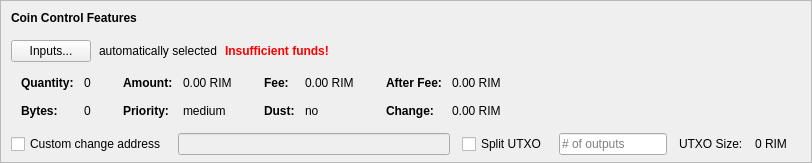
    <widget class="QFrame" name="frameCoinControl">
     <property name="sizePolicy">
      <sizepolicy hsizetype="Expanding" vsizetype="Expanding">
       <horstretch>0</horstretch>
       <verstretch>0</verstretch>
      </sizepolicy>
     </property>
     <property name="maximumSize">
      <size>
       <width>16777215</width>
       <height>16777215</height>
      </size>
     </property>
     <property name="frameShape">
      <enum>QFrame::StyledPanel</enum>
     </property>
     <property name="frameShadow">
      <enum>QFrame::Sunken</enum>
     </property>
     <layout class="QVBoxLayout" name="verticalLayoutCoinControl2">
      <property name="spacing">
       <number>0</number>
      </property>
      <property name="leftMargin">
       <number>0</number>
      </property>
      <property name="topMargin">
       <number>0</number>
      </property>
      <property name="rightMargin">
       <number>0</number>
      </property>
      <property name="bottomMargin">
       <number>6</number>
      </property>
      <item>
       <layout class="QVBoxLayout" name="verticalLayoutCoinControl" stretch="0,0,0,0,1">
        <property name="spacing">
         <number>0</number>
        </property>
        <property name="leftMargin">
         <number>10</number>
        </property>
        <property name="topMargin">
         <number>10</number>
        </property>
        <item>
         <layout class="QHBoxLayout" name="horizontalLayoutCoinControl1">
          <property name="bottomMargin">
           <number>15</number>
          </property>
          <item>
           <widget class="QLabel" name="labelCoinControlFeatures">
            <property name="sizePolicy">
             <sizepolicy hsizetype="Preferred" vsizetype="Maximum">
              <horstretch>0</horstretch>
              <verstretch>0</verstretch>
             </sizepolicy>
            </property>
            <property name="font">
             <font>
              <weight>75</weight>
              <bold>true</bold>
             </font>
            </property>
            <property name="styleSheet">
             <string notr="true">font-weight:bold;</string>
            </property>
            <property name="text">
             <string>Coin Control Features</string>
            </property>
           </widget>
          </item>
         </layout>
        </item>
        <item>
         <layout class="QHBoxLayout" name="horizontalLayoutCoinControl2" stretch="0,0,0,0">
          <property name="spacing">
           <number>8</number>
          </property>
          <property name="bottomMargin">
           <number>10</number>
          </property>
          <item>
           <widget class="QPushButton" name="pushButtonCoinControl">
            <property name="styleSheet">
             <string notr="true"/>
            </property>
            <property name="text">
             <string>Inputs...</string>
            </property>
            <property name="autoDefault">
             <bool>false</bool>
            </property>
           </widget>
          </item>
          <item>
           <widget class="QLabel" name="labelCoinControlAutomaticallySelected">
            <property name="text">
             <string>automatically selected</string>
            </property>
            <property name="margin">
             <number>5</number>
            </property>
           </widget>
          </item>
          <item>
           <widget class="QLabel" name="labelCoinControlInsuffFunds">
            <property name="font">
             <font>
              <weight>75</weight>
              <bold>true</bold>
             </font>
            </property>
            <property name="styleSheet">
             <string notr="true">color:red;font-weight:bold;</string>
            </property>
            <property name="text">
             <string>Insufficient funds!</string>
            </property>
            <property name="margin">
             <number>5</number>
            </property>
           </widget>
          </item>
          <item>
           <spacer name="horizontalSpacerCoinControl">
            <property name="orientation">
             <enum>Qt::Horizontal</enum>
            </property>
            <property name="sizeHint" stdset="0">
             <size>
              <width>40</width>
              <height>1</height>
             </size>
            </property>
           </spacer>
          </item>
         </layout>
        </item>
        <item>
         <widget class="QWidget" name="widgetCoinControl" native="true">
          <property name="sizePolicy">
           <sizepolicy hsizetype="Preferred" vsizetype="Preferred">
            <horstretch>0</horstretch>
            <verstretch>0</verstretch>
           </sizepolicy>
          </property>
          <property name="minimumSize">
           <size>
            <width>0</width>
            <height>0</height>
           </size>
          </property>
          <property name="styleSheet">
           <string notr="true"/>
          </property>
          <layout class="QHBoxLayout" name="horizontalLayoutCoinControl5">
           <property name="leftMargin">
            <number>0</number>
           </property>
           <property name="topMargin">
            <number>0</number>
           </property>
           <property name="rightMargin">
            <number>0</number>
           </property>
           <property name="bottomMargin">
            <number>0</number>
           </property>
           <item>
            <layout class="QHBoxLayout" name="horizontalLayoutCoinControl3" stretch="0,0,0,1">
             <property name="spacing">
              <number>20</number>
             </property>
             <property name="topMargin">
              <number>0</number>
             </property>
             <property name="bottomMargin">
              <number>10</number>
             </property>
             <item>
              <layout class="QFormLayout" name="formLayoutCoinControl1">
               <property name="horizontalSpacing">
                <number>10</number>
               </property>
               <property name="verticalSpacing">
                <number>14</number>
               </property>
               <property name="leftMargin">
                <number>10</number>
               </property>
               <property name="topMargin">
                <number>4</number>
               </property>
               <property name="rightMargin">
                <number>6</number>
               </property>
               <item row="0" column="0">
                <widget class="QLabel" name="labelCoinControlQuantityText">
                 <property name="font">
                  <font>
                   <weight>75</weight>
                   <bold>true</bold>
                  </font>
                 </property>
                 <property name="text">
                  <string>Quantity:</string>
                 </property>
                 <property name="margin">
                  <number>0</number>
                 </property>
                </widget>
               </item>
               <item row="0" column="1">
                <widget class="QLabel" name="labelCoinControlQuantity">
                 <property name="cursor">
                  <cursorShape>IBeamCursor</cursorShape>
                 </property>
                 <property name="contextMenuPolicy">
                  <enum>Qt::ActionsContextMenu</enum>
                 </property>
                 <property name="text">
                  <string notr="true">0</string>
                 </property>
                 <property name="margin">
                  <number>0</number>
                 </property>
                 <property name="textInteractionFlags">
                  <set>Qt::LinksAccessibleByMouse|Qt::TextSelectableByKeyboard|Qt::TextSelectableByMouse</set>
                 </property>
                </widget>
               </item>
               <item row="1" column="0">
                <widget class="QLabel" name="labelCoinControlBytesText">
                 <property name="font">
                  <font>
                   <weight>75</weight>
                   <bold>true</bold>
                  </font>
                 </property>
                 <property name="text">
                  <string>Bytes:</string>
                 </property>
                </widget>
               </item>
               <item row="1" column="1">
                <widget class="QLabel" name="labelCoinControlBytes">
                 <property name="cursor">
                  <cursorShape>IBeamCursor</cursorShape>
                 </property>
                 <property name="contextMenuPolicy">
                  <enum>Qt::ActionsContextMenu</enum>
                 </property>
                 <property name="text">
                  <string notr="true">0</string>
                 </property>
                 <property name="textInteractionFlags">
                  <set>Qt::LinksAccessibleByMouse|Qt::TextSelectableByKeyboard|Qt::TextSelectableByMouse</set>
                 </property>
                </widget>
               </item>
              </layout>
             </item>
             <item>
              <layout class="QFormLayout" name="formLayoutCoinControl2">
               <property name="horizontalSpacing">
                <number>10</number>
               </property>
               <property name="verticalSpacing">
                <number>14</number>
               </property>
               <property name="leftMargin">
                <number>6</number>
               </property>
               <property name="topMargin">
                <number>4</number>
               </property>
               <property name="rightMargin">
                <number>6</number>
               </property>
               <item row="0" column="0">
                <widget class="QLabel" name="labelCoinControlAmountText">
                 <property name="font">
                  <font>
                   <weight>75</weight>
                   <bold>true</bold>
                  </font>
                 </property>
                 <property name="text">
                  <string>Amount:</string>
                 </property>
                 <property name="margin">
                  <number>0</number>
                 </property>
                </widget>
               </item>
               <item row="0" column="1">
                <widget class="QLabel" name="labelCoinControlAmount">
                 <property name="cursor">
                  <cursorShape>IBeamCursor</cursorShape>
                 </property>
                 <property name="contextMenuPolicy">
                  <enum>Qt::ActionsContextMenu</enum>
                 </property>
                 <property name="text">
                  <string notr="true">0.00 RIM</string>
                 </property>
                 <property name="textInteractionFlags">
                  <set>Qt::LinksAccessibleByMouse|Qt::TextSelectableByKeyboard|Qt::TextSelectableByMouse</set>
                 </property>
                </widget>
               </item>
               <item row="1" column="0">
                <widget class="QLabel" name="labelCoinControlPriorityText">
                 <property name="font">
                  <font>
                   <weight>75</weight>
                   <bold>true</bold>
                  </font>
                 </property>
                 <property name="text">
                  <string>Priority:</string>
                 </property>
                </widget>
               </item>
               <item row="1" column="1">
                <widget class="QLabel" name="labelCoinControlPriority">
                 <property name="cursor">
                  <cursorShape>IBeamCursor</cursorShape>
                 </property>
                 <property name="contextMenuPolicy">
                  <enum>Qt::ActionsContextMenu</enum>
                 </property>
                 <property name="text">
                  <string>medium</string>
                 </property>
                 <property name="textInteractionFlags">
                  <set>Qt::LinksAccessibleByMouse|Qt::TextSelectableByKeyboard|Qt::TextSelectableByMouse</set>
                 </property>
                </widget>
               </item>
              </layout>
             </item>
             <item>
              <layout class="QFormLayout" name="formLayoutCoinControl3">
               <property name="horizontalSpacing">
                <number>10</number>
               </property>
               <property name="verticalSpacing">
                <number>14</number>
               </property>
               <property name="leftMargin">
                <number>6</number>
               </property>
               <property name="topMargin">
                <number>4</number>
               </property>
               <property name="rightMargin">
                <number>6</number>
               </property>
               <item row="0" column="0">
                <widget class="QLabel" name="labelCoinControlFeeText">
                 <property name="font">
                  <font>
                   <weight>75</weight>
                   <bold>true</bold>
                  </font>
                 </property>
                 <property name="text">
                  <string>Fee:</string>
                 </property>
                 <property name="margin">
                  <number>0</number>
                 </property>
                </widget>
               </item>
               <item row="0" column="1">
                <widget class="QLabel" name="labelCoinControlFee">
                 <property name="cursor">
                  <cursorShape>IBeamCursor</cursorShape>
                 </property>
                 <property name="contextMenuPolicy">
                  <enum>Qt::ActionsContextMenu</enum>
                 </property>
                 <property name="text">
                  <string notr="true">0.00 RIM</string>
                 </property>
                 <property name="textInteractionFlags">
                  <set>Qt::LinksAccessibleByMouse|Qt::TextSelectableByKeyboard|Qt::TextSelectableByMouse</set>
                 </property>
                </widget>
               </item>
               <item row="1" column="0">
                <widget class="QLabel" name="labelCoinControlLowOutputText">
                 <property name="font">
                  <font>
                   <weight>75</weight>
                   <bold>true</bold>
                  </font>
                 </property>
                 <property name="text">
                  <string>Dust:</string>
                 </property>
                </widget>
               </item>
               <item row="1" column="1">
                <widget class="QLabel" name="labelCoinControlLowOutput">
                 <property name="cursor">
                  <cursorShape>IBeamCursor</cursorShape>
                 </property>
                 <property name="contextMenuPolicy">
                  <enum>Qt::ActionsContextMenu</enum>
                 </property>
                 <property name="text">
                  <string>no</string>
                 </property>
                 <property name="textInteractionFlags">
                  <set>Qt::LinksAccessibleByMouse|Qt::TextSelectableByKeyboard|Qt::TextSelectableByMouse</set>
                 </property>
                </widget>
               </item>
              </layout>
             </item>
             <item>
              <layout class="QFormLayout" name="formLayoutCoinControl4">
               <property name="horizontalSpacing">
                <number>10</number>
               </property>
               <property name="verticalSpacing">
                <number>14</number>
               </property>
               <property name="leftMargin">
                <number>6</number>
               </property>
               <property name="topMargin">
                <number>4</number>
               </property>
               <property name="rightMargin">
                <number>6</number>
               </property>
               <item row="0" column="0">
                <widget class="QLabel" name="labelCoinControlAfterFeeText">
                 <property name="font">
                  <font>
                   <weight>75</weight>
                   <bold>true</bold>
                  </font>
                 </property>
                 <property name="text">
                  <string>After Fee:</string>
                 </property>
                 <property name="margin">
                  <number>0</number>
                 </property>
                </widget>
               </item>
               <item row="0" column="1">
                <widget class="QLabel" name="labelCoinControlAfterFee">
                 <property name="cursor">
                  <cursorShape>IBeamCursor</cursorShape>
                 </property>
                 <property name="contextMenuPolicy">
                  <enum>Qt::ActionsContextMenu</enum>
                 </property>
                 <property name="text">
                  <string notr="true">0.00 RIM</string>
                 </property>
                 <property name="textInteractionFlags">
                  <set>Qt::LinksAccessibleByMouse|Qt::TextSelectableByKeyboard|Qt::TextSelectableByMouse</set>
                 </property>
                </widget>
               </item>
               <item row="1" column="0">
                <widget class="QLabel" name="labelCoinControlChangeText">
                 <property name="font">
                  <font>
                   <weight>75</weight>
                   <bold>true</bold>
                  </font>
                 </property>
                 <property name="text">
                  <string>Change:</string>
                 </property>
                </widget>
               </item>
               <item row="1" column="1">
                <widget class="QLabel" name="labelCoinControlChange">
                 <property name="cursor">
                  <cursorShape>IBeamCursor</cursorShape>
                 </property>
                 <property name="contextMenuPolicy">
                  <enum>Qt::ActionsContextMenu</enum>
                 </property>
                 <property name="text">
                  <string notr="true">0.00 RIM</string>
                 </property>
                 <property name="textInteractionFlags">
                  <set>Qt::LinksAccessibleByMouse|Qt::TextSelectableByKeyboard|Qt::TextSelectableByMouse</set>
                 </property>
                </widget>
               </item>
              </layout>
             </item>
            </layout>
           </item>
          </layout>
         </widget>
        </item>
        <item>
         <layout class="QHBoxLayout" name="horizontalLayoutCoinControl4" stretch="0,0,0,0,0,0,0">
          <property name="spacing">
           <number>12</number>
          </property>
          <property name="sizeConstraint">
           <enum>QLayout::SetDefaultConstraint</enum>
          </property>
          <property name="topMargin">
           <number>5</number>
          </property>
          <property name="rightMargin">
           <number>5</number>
          </property>
          <item>
           <widget class="QCheckBox" name="checkBoxCoinControlChange">
            <property name="toolTip">
             <string>If this is activated, but the change address is empty or invalid, change will be sent to a newly generated address.</string>
            </property>
            <property name="text">
             <string>Custom change address</string>
            </property>
           </widget>
          </item>
          <item>
           <widget class="QValidatedLineEdit" name="lineEditCoinControlChange">
            <property name="enabled">
             <bool>false</bool>
            </property>
            <property name="sizePolicy">
             <sizepolicy hsizetype="Expanding" vsizetype="Fixed">
              <horstretch>0</horstretch>
              <verstretch>0</verstretch>
             </sizepolicy>
            </property>
           </widget>
          </item>
          <item>
           <widget class="QCheckBox" name="splitBlockCheckBox">
            <property name="text">
             <string>Split UTXO</string>
            </property>
           </widget>
          </item>
          <item>
           <widget class="QLineEdit" name="splitBlockLineEdit">
            <property name="sizePolicy">
             <sizepolicy hsizetype="Fixed" vsizetype="Fixed">
              <horstretch>50</horstretch>
              <verstretch>0</verstretch>
             </sizepolicy>
            </property>
            <property name="placeholderText">
             <string># of outputs</string>
            </property>
           </widget>
          </item>
          <item>
           <widget class="QLabel" name="labelBlockSizeText">
            <property name="text">
             <string>UTXO Size:</string>
            </property>
           </widget>
          </item>
          <item>
           <widget class="QLabel" name="labelBlockSize">
            <property name="text">
             <string>0 RIM</string>
            </property>
           </widget>
          </item>
          <item>
           <widget class="QLabel" name="labelCoinControlChangeLabel">
            <property name="sizePolicy">
             <sizepolicy hsizetype="Preferred" vsizetype="Expanding">
              <horstretch>0</horstretch>
              <verstretch>0</verstretch>
             </sizepolicy>
            </property>
            <property name="minimumSize">
             <size>
              <width>0</width>
              <height>0</height>
             </size>
            </property>
            <property name="text">
             <string/>
            </property>
            <property name="margin">
             <number>3</number>
            </property>
           </widget>
          </item>
         </layout>
        </item>
        <item>
         <spacer name="verticalSpacerCoinControl">
          <property name="orientation">
           <enum>Qt::Vertical</enum>
          </property>
          <property name="sizeHint" stdset="0">
           <size>
            <width>800</width>
            <height>1</height>
           </size>
          </property>
         </spacer>
        </item>
       </layout>
      </item>
     </layout>
    </widget>
